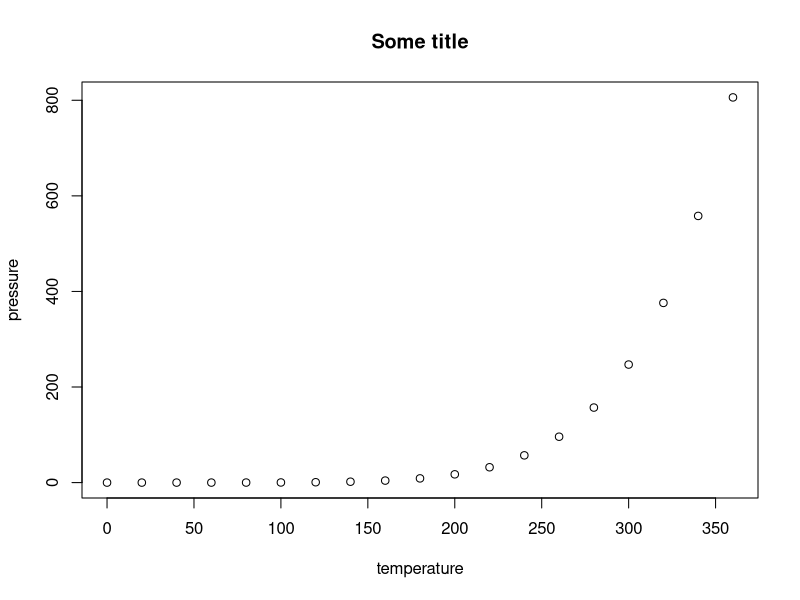

This figure's R source:
## ---- chunk 1
knitr::opts_chunk$set(echo = TRUE)
## ---- chunk 2
summary(cars)
## ---- chunk 3
plot(pressure,main="Some title")
